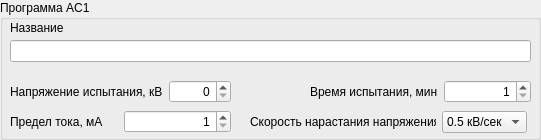
     <widget class="QGroupBox" name="ProgrammControl_2">
      <property name="geometry">
       <rect>
        <x>9</x>
        <y>39</y>
        <width>541</width>
        <height>140</height>
       </rect>
      </property>
      <property name="title">
       <string>Программа AC1</string>
      </property>
      <widget class="QLabel" name="label_34">
       <property name="geometry">
        <rect>
         <x>10</x>
         <y>20</y>
         <width>101</width>
         <height>16</height>
        </rect>
       </property>
       <property name="text">
        <string>Название</string>
       </property>
      </widget>
      <widget class="QLineEdit" name="AC1NameEdit">
       <property name="geometry">
        <rect>
         <x>10</x>
         <y>40</y>
         <width>521</width>
         <height>22</height>
        </rect>
       </property>
       <property name="maxLength">
        <number>100</number>
       </property>
      </widget>
      <widget class="QWidget" name="layoutWidget">
       <property name="geometry">
        <rect>
         <x>10</x>
         <y>110</y>
         <width>221</width>
         <height>24</height>
        </rect>
       </property>
       <layout class="QHBoxLayout" name="horizontalLayout_2">
        <item>
         <widget class="QLabel" name="label_36">
          <property name="text">
           <string>Предел тока, мА</string>
          </property>
         </widget>
        </item>
        <item>
         <widget class="QSpinBox" name="AC1CurrentBox">
          <property name="alignment">
           <set>Qt::AlignRight|Qt::AlignTrailing|Qt::AlignVCenter</set>
          </property>
          <property name="minimum">
           <number>1</number>
          </property>
          <property name="maximum">
           <number>200</number>
          </property>
         </widget>
        </item>
       </layout>
      </widget>
      <widget class="QWidget" name="layoutWidget">
       <property name="geometry">
        <rect>
         <x>10</x>
         <y>80</y>
         <width>221</width>
         <height>24</height>
        </rect>
       </property>
       <layout class="QHBoxLayout" name="horizontalLayout_3">
        <item>
         <widget class="QLabel" name="label_35">
          <property name="text">
           <string>Напряжение испытания, кВ</string>
          </property>
         </widget>
        </item>
        <item>
         <widget class="QSpinBox" name="AC1VoltageBox">
          <property name="alignment">
           <set>Qt::AlignRight|Qt::AlignTrailing|Qt::AlignVCenter</set>
          </property>
          <property name="maximum">
           <number>100</number>
          </property>
         </widget>
        </item>
       </layout>
      </widget>
      <widget class="QWidget" name="layoutWidget">
       <property name="geometry">
        <rect>
         <x>310</x>
         <y>80</y>
         <width>221</width>
         <height>24</height>
        </rect>
       </property>
       <layout class="QHBoxLayout" name="horizontalLayout_4">
        <item>
         <widget class="QLabel" name="label_37">
          <property name="text">
           <string>Время испытания, мин</string>
          </property>
         </widget>
        </item>
        <item>
         <widget class="QSpinBox" name="AC1Time">
          <property name="alignment">
           <set>Qt::AlignRight|Qt::AlignTrailing|Qt::AlignVCenter</set>
          </property>
          <property name="minimum">
           <number>1</number>
          </property>
          <property name="maximum">
           <number>900</number>
          </property>
         </widget>
        </item>
       </layout>
      </widget>
      <widget class="QWidget" name="layoutWidget">
       <property name="geometry">
        <rect>
         <x>250</x>
         <y>110</y>
         <width>277</width>
         <height>24</height>
        </rect>
       </property>
       <layout class="QHBoxLayout" name="horizontalLayout_5">
        <item>
         <widget class="QLabel" name="label_38">
          <property name="text">
           <string>Скорость нарастания напряжения</string>
          </property>
         </widget>
        </item>
        <item>
         <widget class="QComboBox" name="AC1AutoSpeedBox">
          <item>
           <property name="text">
            <string>0.5 кВ/сек</string>
           </property>
          </item>
          <item>
           <property name="text">
            <string>1 кВ/сек</string>
           </property>
          </item>
          <item>
           <property name="text">
            <string>2кВ/сек</string>
           </property>
          </item>
         </widget>
        </item>
       </layout>
      </widget>
     </widget>
